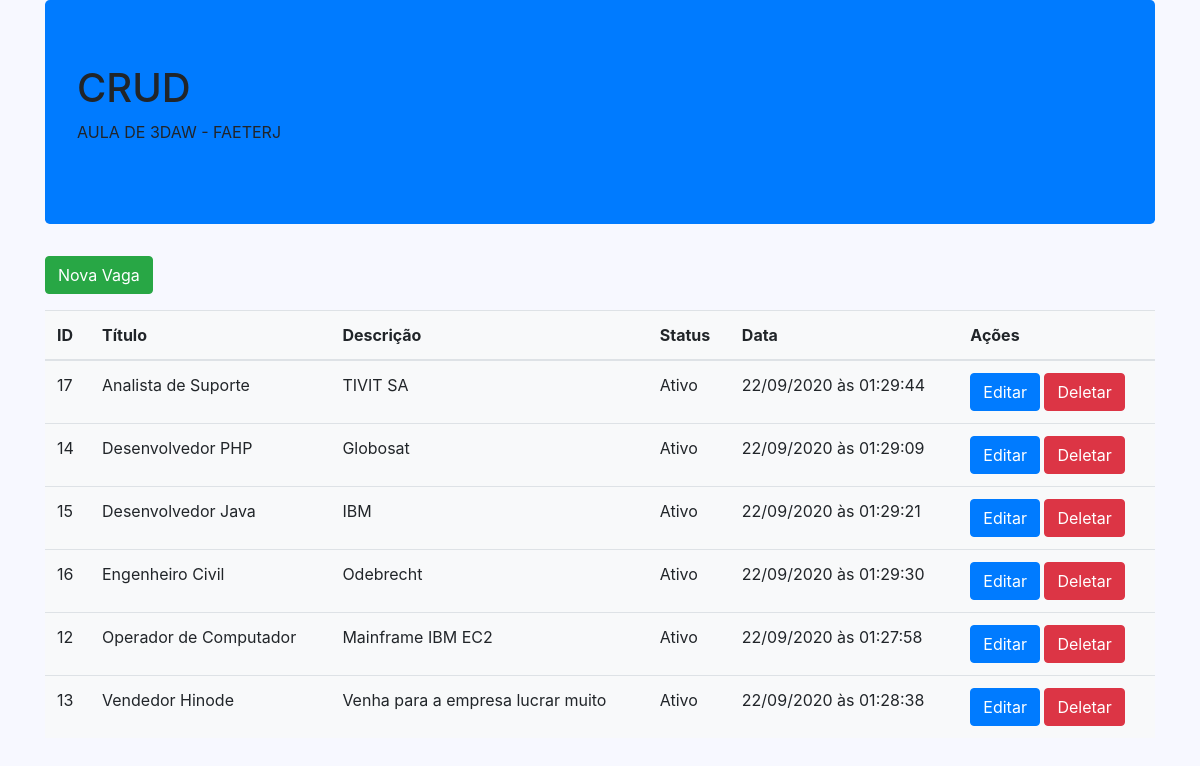
The page / on the database its author committed.
### tables this page shows
CREATE TABLE IF NOT EXISTS `vagas` (
  `id` int(11) NOT NULL AUTO_INCREMENT,
  `titulo` varchar(255) NOT NULL,
  `descricao` text NOT NULL,
  `ativo` enum('s','n') NOT NULL,
  `data` timestamp NOT NULL,
  `alteracao` timestamp NOT NULL,
  PRIMARY KEY (`id`)
);

### index.php (called while the page is built, shortened)
<?php
$vagas = Vaga::getVagas();
include 'includes/header.php';
include 'includes/listagem.php';
include 'includes/footer.php';
?>

### app/Db/Database.php (called while the page is built, shortened)
<?php
class Database{
    private $table;
    private $connection;
    public function __construct($table = null)
    {
        $this->table = $table;
    }
    private function setConnection(){
        try{
            $this->connection=new PDO('mysql:host='.self::HOST.';dbname='.self::NAME,self::USER,self::PASS,array(PDO::MYSQL_ATTR_INIT_COMMAND => "SET NAMES utf8"));
            $this->connection->setAttribute(PDO::ATTR_ERRMODE,PDO::ERRMODE_EXCEPTION);
        }catch(PDOException $e){
            die('ERROR: '.$e->getMessage());
        }
    }
    public function execute($query,$params = []){
        try{
            $statement = $this->connection->prepare($query);
            $statement->execute($params);
            return $statement;
        }catch(PDOException $e){
            die('ERROR: '.$e->getMessage());
        }
    }
    public function select($where=null, $order=null, $limit=null, $fields = '*'){
        $where=strlen($where) ? 'WHERE '.$where : '';
        $order=strlen($order) ? 'ORDER BY '.$order : '';
        $limit=strlen($limit) ? 'LIMIT '.$limit: '';
        $query='SELECT '.$fields.' FROM '.$this->table.' '.$where.' '.$order.' '.$limit;
        return $this->execute($query);
    }
}

### app/Entity/Vaga.php (called while the page is built, shortened)
<?php
class Vaga
{
    public static function getVagas($where = null, $order = null, $limit = null ){
        return (new Database('vagas'))->select($where,$order,$limit)
                                      ->fetchAll(PDO::FETCH_CLASS,self::class);
    }
}

### includes/listagem.php (the view, shortened to what this page needs)
<?php
$resultados = '';
foreach ($vagas as $vaga) {
    $resultados .= '<tr>
                            <td>' . $vaga->id . '</td>
                            <td>' . $vaga->titulo . '</td>
                            <td>' . $vaga->descricao . '</td>
                            <td>' . ($vaga->ativo == 's' ? 'Ativo' : 'Inativo') . '</td>
                            <td>' . date('d/m/Y à\s H:i:s', strtotime($vaga->data)) . '</td>
                            <td>
                                <a href="editar.php?id=' . $vaga->id . '">
                                    <button type="button" class="btn btn-primary">Editar</button>
                                </a>
                                <a href="deletar.php?id=' . $vaga->id . '">
                                    <button type="button" class="btn btn-danger">Deletar</button>
                                </a>
                            </td>
                        </tr>';
}
$resultados = strlen($resultados) ? $resultados : '<tr><td colspan="6" class="text-center">Nenhuma vaga encontrada</td></tr>';
?>
<main>
    <section>
        <a href="cadastrar.php">
            <button class="btn btn-success">Nova Vaga</button>
        </a>
    </section>
    <section>
        <table class="table bg-light mt-3">
            <thead>
                <tr>
                    <th>ID</th>
                    <th>Título</th>
                    <th>Descrição</th>
                    <th>Status</th>
                    <th>Data</th>
                    <th>Ações</th>
                </tr>
            </thead>
            <tbody>
                <?= $resultados ?>
            </tbody>
        </table>
    </section>
</main>

### includes/header.php (shortened to what this page needs)
<!doctype html>
<html lang="pt-br">
<head>
  <link rel="stylesheet" href="https://stackpath.bootstrapcdn.com/bootstrap/4.5.2/css/bootstrap.min.css">
  <link rel="stylesheet" href="includes/css/style.css">
</head>
<body>
  <div class="container">
    <div class="jumbotron bg-primary">
      <h1>CRUD</h1>
      <p>AULA DE 3DAW - FAETERJ</p>
    </div>

### includes/footer.php (shortened to what this page needs)
    </div>
  </body>
</html>

### includes/css/style.css (style rules this page uses)
body { background: #f7f8ff; }

### rows shown on the page
vagas: id "17", titulo "Analista de Suporte", descricao "TIVIT SA", ativo "Ativo", data "22/09/2020 às 01:29:44"
vagas: id "14", titulo "Desenvolvedor PHP", descricao "Globosat", ativo "Ativo", data "22/09/2020 às 01:29:09"
vagas: id "15", titulo "Desenvolvedor Java", descricao "IBM", ativo "Ativo", data "22/09/2020 às 01:29:21"
vagas: id "16", titulo "Engenheiro Civil", descricao "Odebrecht", ativo "Ativo", data "22/09/2020 às 01:29:30"
vagas: id "12", titulo "Operador de Computador", descricao "Mainframe IBM EC2", ativo "Ativo", data "22/09/2020 às 01:27:58"
vagas: id "13", titulo "Vendedor Hinode", descricao "Venha para a empresa lucrar muito", ativo "Ativo", data "22/09/2020 às 01:28:38"
